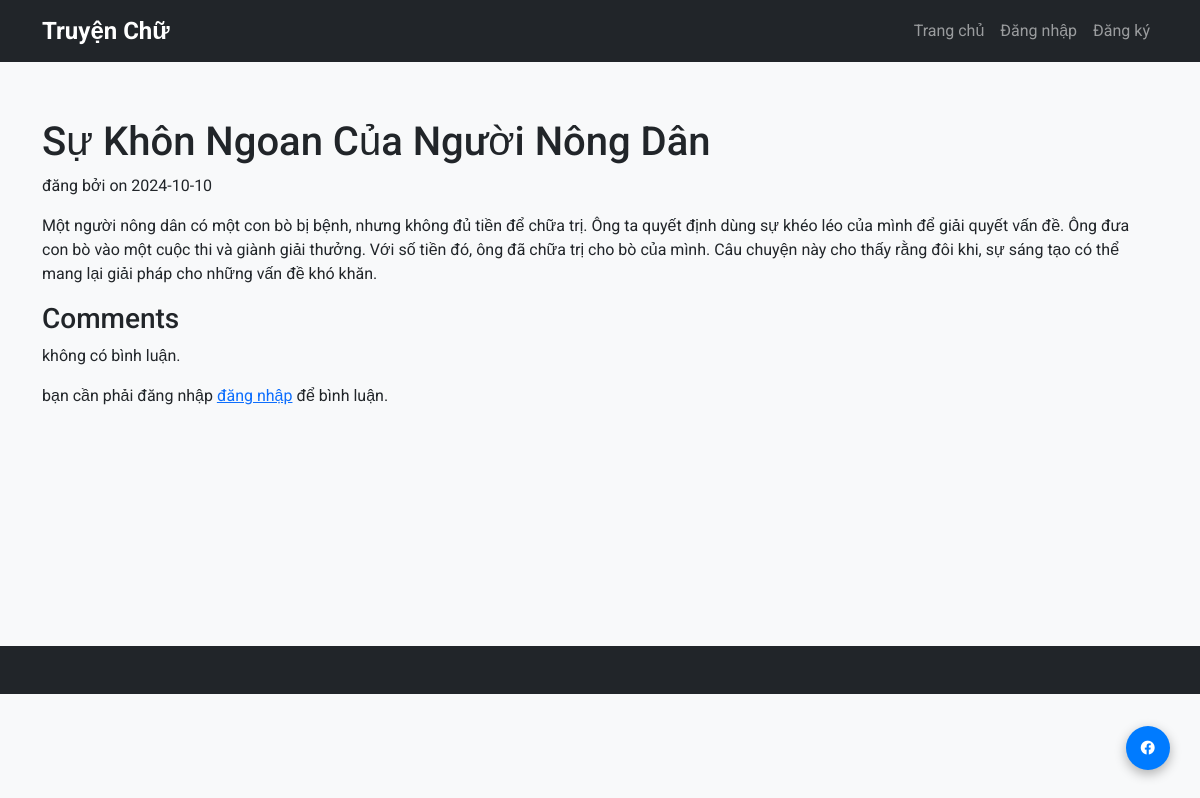
The page /story/2 on the database its author committed.
### app.py (models this page shows, shortened)
class Story(db.Model):
    story_id = db.Column(db.Integer, primary_key=True)
    title = db.Column(db.String(200), nullable=False)
    content = db.Column(db.Text, nullable=False)
    user_id = db.Column(db.Integer, db.ForeignKey('user.user_id'), nullable=False)
    user = db.relationship('User', backref=db.backref('stories', lazy=True))
    date_posted = db.Column(db.DateTime, default=datetime.utcnow)  # Date posted

### app.py (the view)
@app.route("/story/<int:story_id>")
def story_detail(story_id):
    story = Story.query.get_or_404(story_id)
    comments = Comment.query.filter_by(story_id=story_id).all()
    return render_template("story_detail.html", story=story, comments=comments)

### templates/story_detail.html (shortened to what this page needs)
{% extends "base.html" %}
{% block content %}
<h1>{{ story.title }}</h1>
<p>đăng bởi {{ story.user.name }} on {{ story.date_posted.strftime('%Y-%m-%d') }}</p>
<p>{{ story.content }}</p>
<h3>Comments</h3>
{% for comment in comments %}
    <div class="comment">
        <p><strong>{{ comment.user.name }}</strong>: {{ comment.content }}</p>
        <p>Posted on {{ comment.date_posted.strftime('%Y-%m-%d %H:%M') }}</p>
    </div>
{% else %}
    <p>không có bình luận.</p>
{% endfor %}
{% if 'user' in session %}
<h4>thêm bình luận:</h4>
<form method="POST" action="{{ url_for('add_comment', story_id=story.story_id) }}">
    <textarea name="content" required></textarea>
    <button type="submit">đăng</button>
</form>
{% else %}
<p>bạn cần phải đăng nhập <a href="{{ url_for('login') }}">đăng nhập</a> để bình luận.</p>
{% endif %}
{% endblock %}

### static/style.css (style rules this page uses)
body { font-family: Arial, sans-serif; transition: background-color 0.5s ease, color 0.5s ease, opacity 0.5s ease; }

### templates/base.html (style rules this page uses)
body { font-family: 'Roboto', sans-serif; background-color: #f8f9fa; }

### rows shown on the page
Story: title "Sự Khôn Ngoan Của Người Nông Dân", date_posted "2024-10-10", content "Một người nông dân có một con bò bị bệnh, nhưng không đủ tiền để chữa trị. Ông ta quyết định dùng sự khéo léo của mình để giải quyết vấn đề. Ông đưa con bò vào một cuộc thi và giành giải thưởng. Với số tiền đó, ông đã chữa trị cho bò của mình. Câu chuyện này cho thấy rằng đôi khi, sự sáng tạo có thể mang lại giải pháp cho những vấn đề khó khăn."
